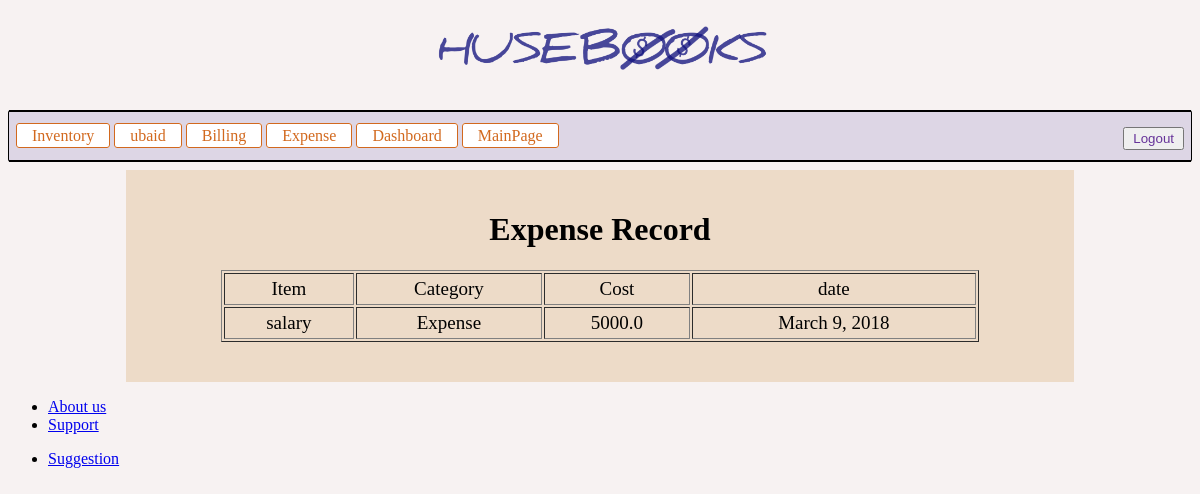
The page /expense/record/ (signed in) on the database its author committed.
### accounting/models.py (models this page shows, shortened)
class TranRecord(models.Model):
    name = models.CharField(max_length=200)
    price = models.FloatField()
    cost = models.FloatField()
    category = models.CharField(max_length=50,default='Sales',blank=True)
    buyer = models.CharField(max_length=50)
    date = models.DateField(auto_now_add=True)
    profit = models.FloatField()
    user = models.ForeignKey(User,on_delete=models.CASCADE)

### expense/views.py (the view)
@login_required
def record(request):
    data = am.TranRecord.objects.filter(user = request.user,category='Expense').order_by('-date')
    return render(request,'expense/record.html',{'data':data})

### expense/templates/expense/record.html
{% extends 'base_layout.html' %}
{% block content %}
<div class="exp-record">
  <h1>Expense Record</h1>
  <div class="exp-record-tab-up">
  <table border="1px" class="exp-record-table">
    <thead>
      <td>Item</td>
      <td>Category</td>
      <td>Cost</td>
      <td>date</td>
    </thead>
    <tbody>
      {% for point in data %}
      <tr>
        <td>{{point.name}}</td>
        <td>{{point.category}}</td>
        <td>{{point.cost}}</td>
        <td>{{point.date}}</td>
      </tr>
      {% endfor %}
    </tbody>
  </table>
  </div>
</div>
{% endblock %}

### templates/base_layout.html (shortened to what this page needs)
{% load static from staticfiles %}
<!DOCTYPE html>
<html lang="en">
<head>
    <link rel="stylesheet" href="{%static 'styles.css'%}">
</head>
<body>
  <a href="/"><h1 id="topheading"> <img src="{%static 'thumb.png'%}" alt=""> </h1></a>
  <div class="nav-bar">
    <hr>
    <div class="nac-data">
  {% if user.is_authenticated %}
  <form class="logout" action="{% url 'accounts:logout' %}" method="post" style="float:right;">
    <input type="submit" name="" value="Logout">
  </form>
  <a href="{%url 'inventory:homepage'%}">Inventory</a>
  <a href="{% url 'accounts:profile' %}">{{request.user}}</a>
  <a href="{% url 'billing:homepage' %}">Billing</a>
  <a href="{% url 'expense:homepage' %}">Expense</a>
  <a href="{% url 'accounting:dashboard' %}">Dashboard</a>
  <a href="/">MainPage</a>
  {% endif %}
  </div>
  <hr>
  </div>
  <div class="content">
    {%block content%}
    {%endblock%}
  </div>
<div class="footer-main">
  <ul>
    <li> <a href="/">About us</a> </li>
    <li>{%if user.is_authenticated%}<a href="{% url 'support:customer-support' %}">{%else%}<a href="{% url 'support:unknown' %}">{% endif %}Support</a> </li>
  </ul>
  <ul>
    {% if user.is_authenticated %}
    <li><a href="{% url 'support:suggestion' %}" >Suggestion</a</li>
      {% endif %}
  </ul>
</div>
</body>
</html>

### static/styles.css (style rules this page uses)
body { background-color: #b381811a; }
.nav-bar { background-color:#220c841f; border-left:solid 0.5px; border-right: solid 0.5px; border-radius:3px }
#topheading img { width:30%; }
h1 { text-align:center; }
.nac-data a { text-decoration:none; color: chocolate; border: 1px solid; border-radius:3px; padding-right:15px; padding-left:15px; padding-top: 3px; padding-bottom:3px; background-color:white; }
.nac-data { padding:7px; }
.logout input { padding-top:2px; padding-left:8px; padding-right:8px; padding-bottom:2px; color:rebeccapurple; }
hr { border: solid 0.5px; }
.exp-record-table { width:80%; text-align:center; margin: 0 auto; }
.exp-record-table td { font-size: 19px; padding: 4px }
.content { margin: 0 10%; padding-bottom:40px; padding-top: 20px; background-color:#deb88763 }
.footer-main { float:left; }

### rows shown on the page
TranRecord: name "salary", category "Expense", cost "5000.0", date "March 9, 2018"

### other values the page prints
{{ request.user }} "ubaid"
